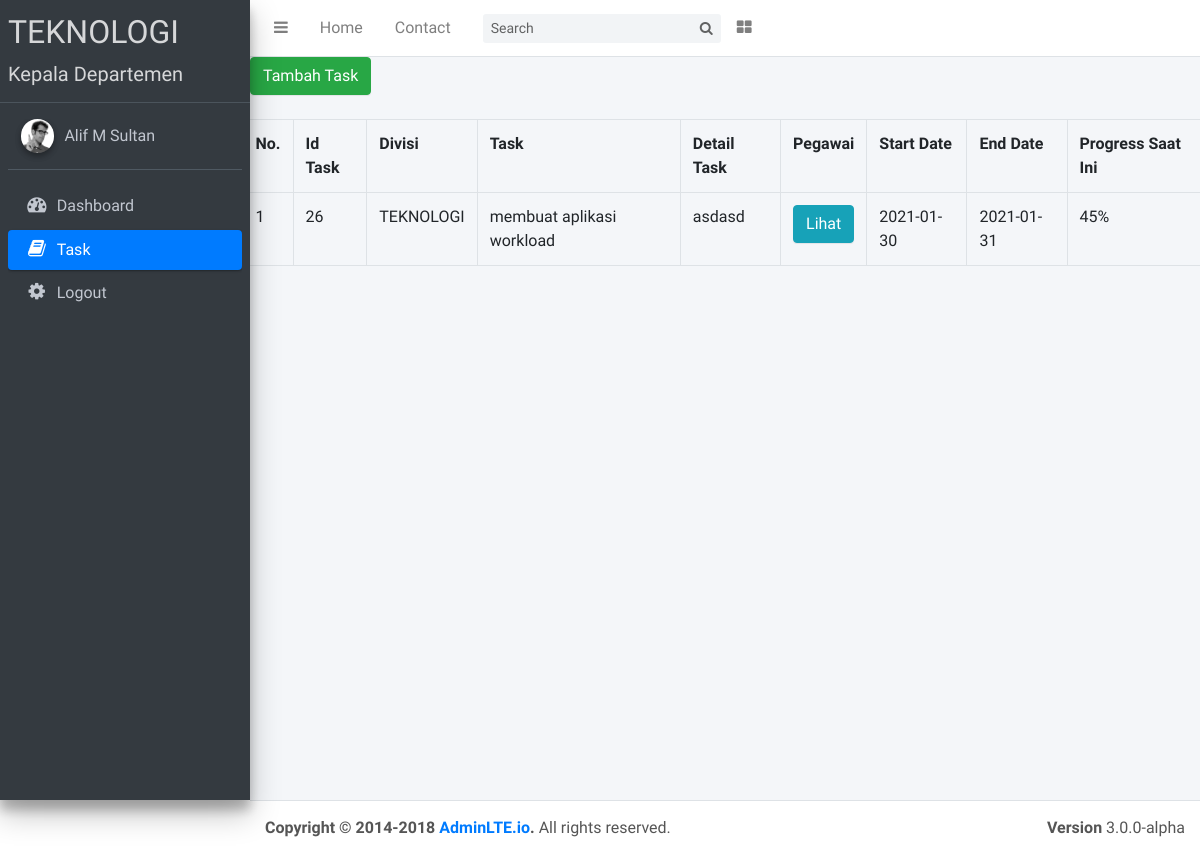
The app's page /pages/user_1/view_task.php (signed in), older data.
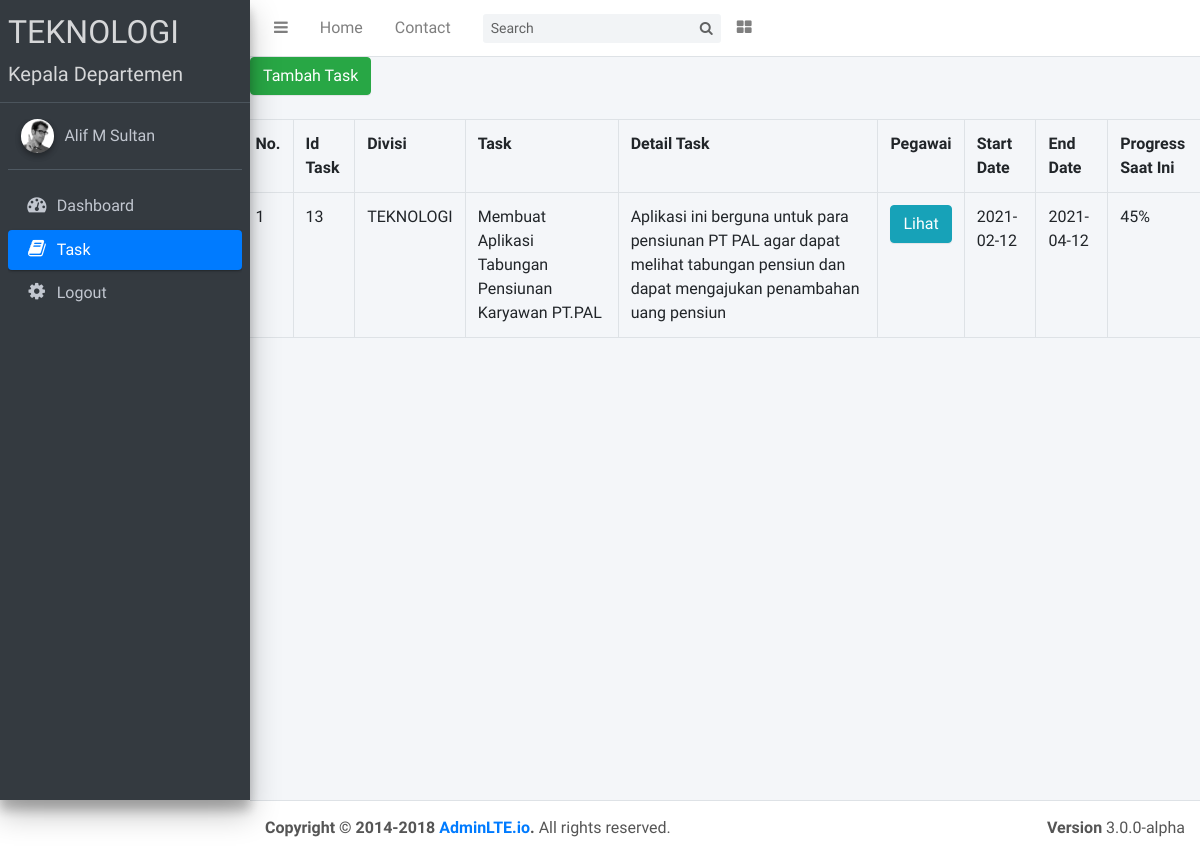
The same page, newer data.
### tables this page shows
CREATE TABLE `tabel_task` (
  `id_task` int(11) NOT NULL,
  `divisi` varchar(255) NOT NULL,
  `task` varchar(255) NOT NULL,
  `detail_task` varchar(255) NOT NULL,
  `start_date` date NOT NULL,
  `end_date` date NOT NULL
);

### pages/user_1/view_task.php (the view, shortened to what the changed rows need)
<!DOCTYPE html>
<html>
<?php
  $no = 1;
  $connect = mysqli_connect("localhost", "root", "", "magang_pal");
  $query="SELECT * FROM tabel_task WHERE divisi='$_SESSION[divisi]' ORDER BY id_task desc ;";
  $result = mysqli_query($connect,$query);
?>
<head>
  <link rel="stylesheet" href="../../plugins/font-awesome/css/font-awesome.min.css">
  <link rel="stylesheet" href="https://code.ionicframework.com/ionicons/2.0.1/css/ionicons.min.css">
  <link rel="stylesheet" href="../../dist/css/adminlte.min.css">
  <link rel="stylesheet" href="../../plugins/iCheck/flat/blue.css">
  <link rel="stylesheet" href="../../plugins/morris/morris.css">
  <link rel="stylesheet" href="../../plugins/jvectormap/jquery-jvectormap-1.2.2.css">
  <link rel="stylesheet" href="../../plugins/datepicker/datepicker3.css">
  <link rel="stylesheet" href="../../plugins/select2/select2.min.css">
  <link rel="stylesheet" href="../../plugins/daterangepicker/daterangepicker-bs3.css">
  <link rel="stylesheet" href="../../plugins/bootstrap-wysihtml5/bootstrap3-wysihtml5.min.css">
		<link href="https://cdnjs.cloudflare.com/ajax/libs/select2/4.0.10/css/select2.min.css" rel="stylesheet" />
</head>
<body class="hold-transition sidebar-mini">
  <div class="wrapper">
    <aside class="main-sidebar sidebar-dark-primary elevation-4">
      <a href="dashboard_1.php" class="brand-link">
        <h2 class="brand-text font-weight-light"><b><?php echo $_SESSION['divisi']; ?></b></h2>
      </a>
    </aside>
    <div class="content-wrapper">
  <div class="row mb-2">
    <br />
    <div class="table-responsive">
      <br />
      <div id="view_task">
        <table class="table table-bordered">
          <tr>
            <th>No.</th>
            <th>Id Task</th>
            <th>Divisi</th>
            <th>Task</th>
            <th>Detail Task</th>
            <th>Pegawai</th>
            <th>Start Date</th>
            <th>End Date</th>
            <th>Progress Saat Ini</th>
          </tr>
          <?php
                  while($row = mysqli_fetch_array($result)) {
              ?>
          <tr>
            <td><?php echo $no ?></td>
            <td><?php echo $row['id_task'] ?></td>
            <td><?php echo $row['divisi'] ?></td>
            <td><?php echo $row['task'] ?></td>
            <td><?php echo $row['detail_task'] ?></td>
            <td><input type="button" name="view" value="Lihat" id="<?php echo $row["id_task"]; ?>"
                class="btn btn-info btn-xs view_data" /></td>
            <td><?php echo $row['start_date'] ?></td>
            <td><?php echo $row['end_date']?></td>
            <td>45%</td>
          </tr>
          <?php $no++;
              } ?>
        </table>
      </div>
    </div>
  </div>
  </div>
  </div>
</body>
</html>

Row changes from the older to the newer data that the page shows:
removed tabel_task: id_task "26", divisi "TEKNOLOGI", task "membuat aplikasi workload", detail_task "asdasd", start_date "2021-01-30", end_date "2021-01-31"
added tabel_task: id_task "13", divisi "TEKNOLOGI", task "Membuat Aplikasi Tabungan Pensiunan Karyawan PT.PAL", detail_task "Aplikasi ini berguna untuk para pensiunan PT PAL agar dapat melihat tabungan pensiun dan dapat mengajukan penambahan uang pensiun", start_date "2021-02-12", end_date "2021-04-12"
